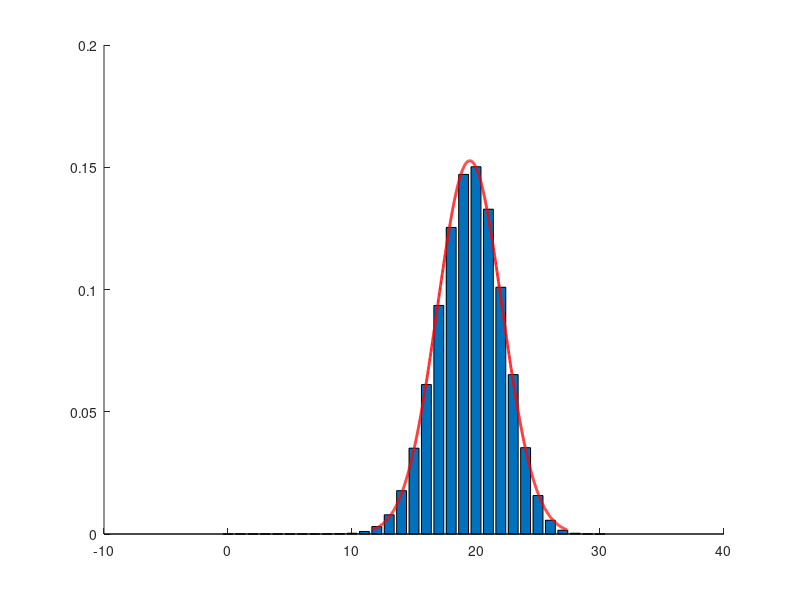

Reproduce this figure in MATLAB.
function lab3p21()
  clc
  clear all
  close all
  
  n = 30;
  p = 0.65;
  k = 0:n;
  y = pdf('bino', k, n, p);
  figure(1)
    hold on
    bar(k, y)
    
  m = n * p;
  sig = sqrt(n*p*(1-p));
  x = (m - 3*sig) : 0.01  :(m + 3*sig);  %Cherbuchev(?) property
  z = pdf('Normal', x, m, sig);
  plot(x, z, 'Color', 'r', 'LineWidth', 2)
  
endfunction
